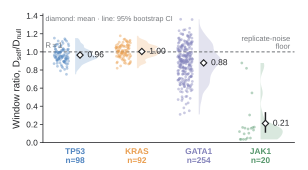

Here is the Python script that generated this plot:
"""Fig. 3c — per-variant detection-window ratios and gene-level bootstrap CIs."""
from __future__ import annotations

import numpy as np

import fig3_common as S

# Publication contract inherited from fig3_common: Arial/Helvetica sans-serif;
# svg.fonttype="none"; pdf.fonttype=42; exports .svg, .pdf, .png and .tiff at dpi=600.
# Final assembled figure target: width_mm = 183.
W_MM, H_MM = 78.0, 43.0


def main() -> None:
    S.apply_style()
    ci = S.ratio_ci()
    fig = S.figure(W_MM, H_MM)
    ax = fig.add_axes([0.14, 0.16, 0.82, 0.76])

    for x, gene in enumerate(S.GENE_ORDER):
        native = S.native_rankability(gene)
        values = native["window_ratio"].to_numpy(float)
        values = values[np.isfinite(values)]
        color = S.GENE_COLORS[gene]

        parts = ax.violinplot(
            values,
            positions=[x],
            widths=0.72,
            showmeans=False,
            showmedians=False,
            showextrema=False,
            bw_method=0.22,
        )
        for body in parts["bodies"]:
            vertices = body.get_paths()[0].vertices
            vertices[:, 0] = np.clip(vertices[:, 0], x, np.inf)
            body.set_facecolor(color)
            body.set_edgecolor("none")
            body.set_alpha(0.22)

        order = np.arange(len(values))
        phase = ((order * 37) % max(len(values), 1)) / max(len(values) - 1, 1)
        jitter = x - 0.10 - 0.24 * phase
        ax.scatter(
            jitter,
            values,
            s=4.0,
            color=color,
            alpha=0.42,
            linewidths=0,
            zorder=3,
        )

        mean = float(ci[gene]["mean"])
        lo = float(ci[gene]["lo"])
        hi = float(ci[gene]["hi"])
        sx = x + 0.08
        ax.plot([sx, sx], [lo, hi], color=S.INK, lw=1.05, zorder=5)
        ax.plot(
            sx,
            mean,
            marker="D",
            ms=3.2,
            mfc="white",
            mec=S.INK,
            mew=0.8,
            zorder=6,
        )
        ax.text(
            x + 0.20,
            mean,
            f"{mean:.2f}",
            ha="left",
            va="center",
            fontsize=6.1,
            color=S.INK,
        )

    ax.axhline(1.0, color=S.GREY, lw=0.75, ls=(0, (3, 2)), zorder=1)
    ax.text(
        -0.48,
        1.025,
        r"$R=1$",
        ha="left",
        va="bottom",
        fontsize=5.6,
        color=S.GREY,
    )
    ax.text(
        3.48,
        1.025,
        "replicate-noise\nfloor",
        ha="right",
        va="bottom",
        fontsize=5.4,
        color=S.GREY,
        linespacing=1.0,
        bbox=dict(facecolor="white", edgecolor="none", pad=0.7, alpha=0.88),
    )
    ax.text(
        0.01,
        0.985,
        "diamond: mean · line: 95% bootstrap CI",
        transform=ax.transAxes,
        ha="left",
        va="top",
        fontsize=5.2,
        color=S.GREY,
    )

    labels = []
    for gene in S.GENE_ORDER:
        labels.append(f"{gene}\nn={len(S.native_rankability(gene))}")
    ax.set_xticks(range(4))
    ax.set_xticklabels(labels, linespacing=1.15)
    S.gene_ticklabels(ax, "x")
    ax.set_xlim(-0.52, 3.55)
    ax.set_ylim(0, 1.42)
    ax.set_yticks(np.arange(0, 1.41, 0.2))
    ax.set_ylabel(r"Window ratio, $D_\mathrm{self}/D_\mathrm{null}$", labelpad=2)
    ax.tick_params(axis="x", length=0, pad=3)
    ax.tick_params(axis="y", pad=1.5)
    S.despine(ax)
    S.save(fig, "fig3c_window_ratio")


if __name__ == "__main__":
    main()
